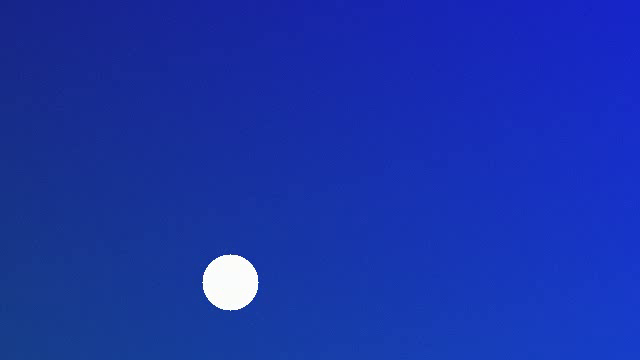
#> input picture frame 36 of Chapter_5/Examples/practice_5_test_video.mp4, 640 x 360 px
$ python practice_5_video_frame_analysis.py
#> lines starting #> are read from the running program, lines starting #| are printed output that depends on the picture
# practice_5: Video Frame Analysis Pipeline
# Chapter_5 / Docs_5_3 companion example.
#
# Pipeline: synthesize a deterministic 3-scene test video (opencv)
#           -> decode & inspect (VideoCapture, fps/PTS/resolution)
#           -> frame representation (RGB vs YUV channels)
#           -> inter-frame analysis (frame difference -> scene-cut detection,
#              Farneback dense optical flow -> motion field)
#           -> moving-target tracking (motion blob centroid trajectory)
#           -> report figures.
#
# Run from anywhere:  python practice_5_video_frame_analysis.py
# Video  is written to Chapter_5/Examples/practice_5_test_video.mp4
# Figures are written to Chapter_5/Pictures/practice_5_*.png

import numpy as np
import cv2
import matplotlib
matplotlib.use("Agg")
import matplotlib.pyplot as plt
from pathlib import Path

ROOT = Path(__file__).resolve().parents[2]
VIDEO_PATH = ROOT / "Chapter_5" / "Examples" / "practice_5_test_video.mp4"
OUT_DIR = ROOT / "Chapter_5" / "Pictures"

WIDTH, HEIGHT = 640, 360
FPS = 30
SCENE_LEN = 4                       # seconds per scene
N_SCENES = 3
TOTAL_FRAMES = FPS * SCENE_LEN * N_SCENES   # 360
CUTS_GT = [FPS * SCENE_LEN, FPS * SCENE_LEN * 2]  # hard cuts at frame 120 / 240

rng = np.random.default_rng(42)


# ---------------------------------------------------------------------------
# 1. Test-video synthesis: three scenes with distinct motion signatures
# ---------------------------------------------------------------------------
def scene_a(t):
    """Dark-blue gradient background, one white circle on a sine path."""
    x = np.linspace(0, 1, WIDTH, dtype=np.float32)[None, :]
    y = np.linspace(0, 1, HEIGHT, dtype=np.float32)[:, None]
    frame = np.zeros((HEIGHT, WIDTH, 3), dtype=np.float32)
    frame[..., 0] = 0.55 + 0.25 * x            # B channel gradient
    frame[..., 1] = 0.15 + 0.10 * y
    frame[..., 2] = 0.10
    cx = int(WIDTH * (0.15 + 0.7 * (t / SCENE_LEN)))
    cy = int(HEIGHT * (0.5 + 0.3 * np.sin(2 * np.pi * t / SCENE_LEN)))
    cv2.circle(frame, (cx, cy), 28, (1.0, 1.0, 1.0), -1)
    return frame


def scene_b(t):
    """Warm background, two rectangles: one drifting, one bouncing."""
    frame = np.zeros((HEIGHT, WIDTH, 3), dtype=np.float32)
    frame[..., 0] = 0.12
    frame[..., 1] = 0.25
    frame[..., 2] = 0.60
    x1 = int(WIDTH * (0.75 - 0.5 * (t / SCENE_LEN)))
    cv2.rectangle(frame, (x1, 60), (x1 + 70, 130), (0.2, 0.9, 0.9), -1)
    period = 1.2
    phase = (t % period) / period
    y2 = int(HEIGHT * (0.15 + 0.6 * (1.0 - abs(2 * phase - 1.0))))
    cv2.rectangle(frame, (430, y2), (500, y2 + 70), (0.9, 0.5, 0.2), -1)
    return frame


def scene_c(t):
    """Black background, one small square on a fast diagonal dash."""
    frame = np.zeros((HEIGHT, WIDTH, 3), dtype=np.float32)
    cx = int((WIDTH * 1.4 * (t / SCENE_LEN) + 40) % (WIDTH + 80)) - 40
    cy = int((HEIGHT * 0.8 * (t / SCENE_LEN) + 30) % HEIGHT)
    cv2.rectangle(frame, (cx, cy), (cx + 40, cy + 40), (0.9, 0.9, 0.9), -1)
    return frame


SCENES = [scene_a, scene_b, scene_c]


def synthesize_video(path):
    """Render the three scenes into one mp4 with hard cuts; slight sensor noise."""
    fourcc = cv2.VideoWriter_fourcc(*"mp4v")
    writer = cv2.VideoWriter(str(path), fourcc, FPS, (WIDTH, HEIGHT))
    if not writer.isOpened():
        raise RuntimeError("VideoWriter failed to open: %s" % path)
    for i in range(TOTAL_FRAMES):
        scene_idx = i // (FPS * SCENE_LEN)
        t = (i % (FPS * SCENE_LEN)) / FPS
        frame = SCENES[scene_idx](t)
        frame += rng.normal(0.0, 0.012, frame.shape).astype(np.float32)  # sensor noise
        writer.write((np.clip(frame, 0, 1) * 255).astype(np.uint8))
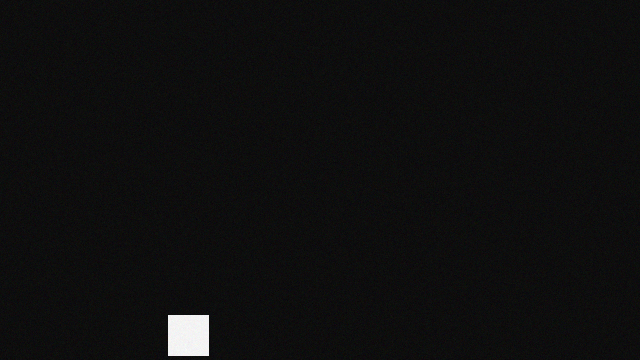
#> frame: shape (360, 640, 3) float32; mean of channels 0, 1, 2 0.00656, 0.00653, 0.00656; drawn with min black and max white
    writer.release()
    return path


# ---------------------------------------------------------------------------
# 2. Decode & inspect
# ---------------------------------------------------------------------------
def decode_all(path):
    """Read every frame back into a uint8 BGR array plus per-frame PTS (ms)."""
    cap = cv2.VideoCapture(str(path))
    if not cap.isOpened():
        raise RuntimeError("VideoCapture failed to open: %s" % path)
    fps_read = cap.get(cv2.CAP_PROP_FPS)
    frames, pts_ms = [], []
    while True:
        ok, frame = cap.read()
#> frame is the input picture: shape (360, 640, 3); mean B, G, R 170, 51.1, 25.2
        if not ok:
            break
        pts_ms.append(cap.get(cv2.CAP_PROP_POS_MSEC))
        frames.append(frame)
    cap.release()
    return np.stack(frames), np.array(pts_ms), fps_read


def gray_f(frames, i):
    """i-th frame as float32 grayscale in [0, 1]."""
    return cv2.cvtColor(frames[i], cv2.COLOR_BGR2GRAY).astype(np.float32) / 255.0


# ---------------------------------------------------------------------------
# 3. Figures
# ---------------------------------------------------------------------------
# [91 lines left out: functions fig_timeline, fig_yuv_decompose, frame_diff_curve, detect_cuts, fig_frame_diff, not called in this run]


def gray_u(frames, i):
    """i-th frame as uint8 grayscale (Farneback expects full-range input)."""
    return cv2.cvtColor(frames[i], cv2.COLOR_BGR2GRAY)


# [88 lines left out: functions flow_hsv, fig_optical_flow, track_targets, fig_tracking, not called in this run]


# ---------------------------------------------------------------------------
# main
# ---------------------------------------------------------------------------
def main():
    OUT_DIR.mkdir(parents=True, exist_ok=True)

    print("=" * 64)
    print("[1] synthesize test video")
    synthesize_video(VIDEO_PATH)
    size_kb = VIDEO_PATH.stat().st_size / 1024
    print("    written: %s (%.0f KB)" % (VIDEO_PATH.relative_to(ROOT), size_kb))

    print("[2] decode & inspect")
    frames, pts_ms, fps_read = decode_all(VIDEO_PATH)
    duration = len(frames) / fps_read
    print("    container props : fps=%.2f  frames=%d  resolution=%dx%d  duration=%.2fs"
          % (fps_read, len(frames), WIDTH, HEIGHT, duration))
    print("    PTS samples (ms): frame0=%.1f  frame1=%.1f  frame120=%.1f  last=%.1f"
          % (pts_ms[0], pts_ms[1], pts_ms[120], pts_ms[-1]))
    print("    nominal frame interval: %.2f ms" % (1000.0 / fps_read))

    print("[3] figures: timeline & YUV decomposition")
    fig_timeline(frames)
    fig_yuv_decompose(frames)

    print("[4] inter-frame analysis: frame difference & scene-cut detection")
    diff = frame_diff_curve(frames)
    cuts, thr = detect_cuts(diff)
    print("    diff stats: median=%.4f  threshold=%.4f  max=%.4f"
          % (float(np.median(diff)), float(thr), float(diff.max())))
    print("    ground-truth cuts at frames: %s" % CUTS_GT)
    print("    detected cuts at frames  : %s (0-based index of the last pre-cut frame)"
          % cuts)
    fig_frame_diff(diff, cuts, thr)

    print("[5] dense optical flow (Farneback)")
    for i, mean_mag, max_mag, move_pct in fig_optical_flow(frames):
        print("    pair %4d->%-4d: mean |flow|=%.2f px/frame, max=%.2f px/frame, "
              "moving pixels(>1px)=%.1f%%"
              % (i, i + 1, mean_mag, max_mag, move_pct))

    print("[6] moving-target tracking (motion-blob centroid)")
    traj = track_targets(frames)
    for s in range(3):
        pts = traj[s]
        if pts:
            xs = np.array([p[1] for p in pts])
            ys = np.array([p[2] for p in pts])
            print("    scene %s: %d tracked positions, x range [%.0f, %.0f], "
                  "y range [%.0f, %.0f]"
                  % ("ABC"[s], len(pts), xs.min(), xs.max(), ys.min(), ys.max()))
    fig_tracking(frames, traj)

    print("=" * 64)
    print("figures written to %s:" % OUT_DIR.relative_to(ROOT))
    for name in ["practice_5_video_timeline.png", "practice_5_yuv_decompose.png",
                 "practice_5_result_0.png", "practice_5_result_1.png",
                 "practice_5_result_2.png"]:
        print("    %s" % name)
    print("done.")


if __name__ == "__main__":
    main()
